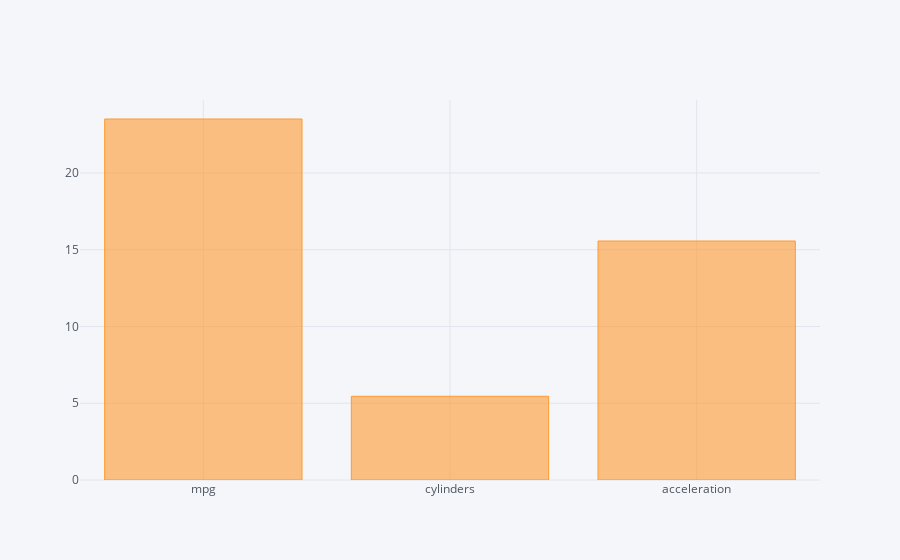

The code cell stored with this chart in its notebook:
### Markdown cell above
# Bar plot with aggregate method

### Code cell
dataset2.mean().iplot(kind='bar')

### Figure 1 — Plotly figure (JSON) as saved in the notebook; plotly's stock layout.template omitted (floating-point values rounded to 4 significant figures)
{"data": [{"marker": {"color": "rgba(255, 153, 51, 0.6)", "line": {"color": "rgba(255, 153, 51, 1.0)", "width": 1}}, "name": "None", "orientation": "v", "text": "", "type": "bar", "uid": "85e21f11-ca8e-49c8-96d1-993f7fc0a44d", "x": ["mpg", "cylinders", "acceleration"], "y": [23.51, 5.455, 15.57]}], "layout": {"legend": {"bgcolor": "#F5F6F9", "font": {"color": "#4D5663"}}, "paper_bgcolor": "#F5F6F9", "plot_bgcolor": "#F5F6F9", "title": {"font": {"color": "#4D5663"}}, "xaxis": {"gridcolor": "#E1E5ED", "showgrid": true, "tickfont": {"color": "#4D5663"}, "title": {"font": {"color": "#4D5663"}, "text": ""}, "zerolinecolor": "#E1E5ED"}, "yaxis": {"gridcolor": "#E1E5ED", "showgrid": true, "tickfont": {"color": "#4D5663"}, "title": {"font": {"color": "#4D5663"}, "text": ""}, "zerolinecolor": "#E1E5ED"}}}
